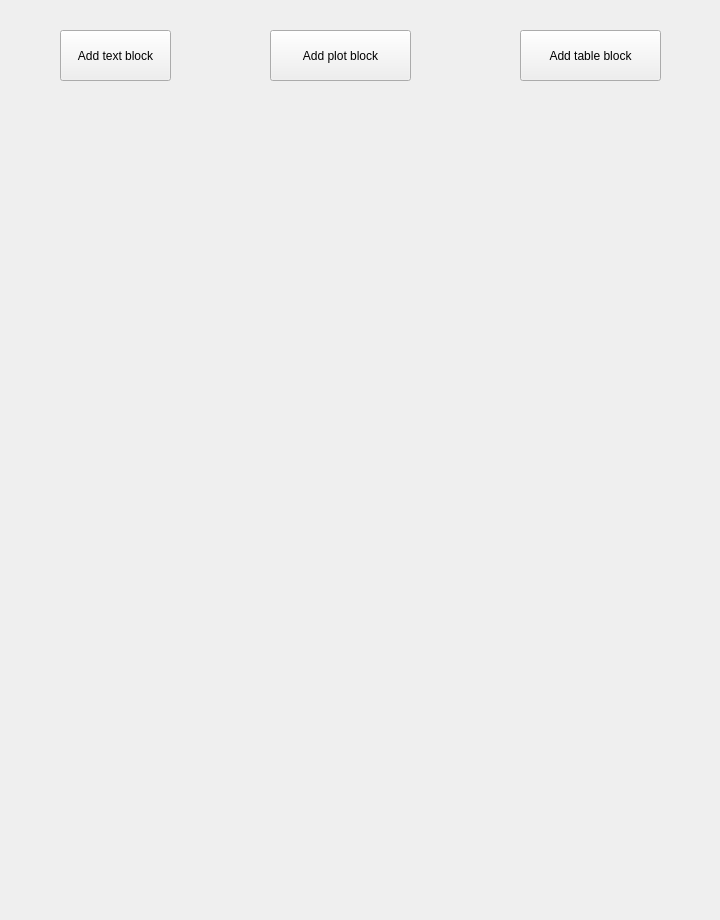
<?xml version="1.0" encoding="UTF-8"?>
<ui version="4.0">
 <class>ODF_Form</class>
 <widget class="QWidget" name="ODF_Form">
  <property name="geometry">
   <rect>
    <x>0</x>
    <y>0</y>
    <width>720</width>
    <height>920</height>
   </rect>
  </property>
  <property name="windowTitle">
   <string>Form</string>
  </property>
  <widget class="QWidget" name="verticalLayoutWidget">
   <property name="geometry">
    <rect>
     <x>-18</x>
     <y>130</y>
     <width>741</width>
     <height>791</height>
    </rect>
   </property>
   <layout class="QVBoxLayout" name="verticalLayout"/>
  </widget>
  <widget class="QPushButton" name="addtextBtn">
   <property name="geometry">
    <rect>
     <x>60</x>
     <y>30</y>
     <width>111</width>
     <height>51</height>
    </rect>
   </property>
   <property name="text">
    <string>Add text block</string>
   </property>
  </widget>
  <widget class="QPushButton" name="addplotBtn">
   <property name="geometry">
    <rect>
     <x>270</x>
     <y>30</y>
     <width>141</width>
     <height>51</height>
    </rect>
   </property>
   <property name="text">
    <string>Add plot block</string>
   </property>
  </widget>
  <widget class="QPushButton" name="addtableBtn">
   <property name="geometry">
    <rect>
     <x>520</x>
     <y>30</y>
     <width>141</width>
     <height>51</height>
    </rect>
   </property>
   <property name="text">
    <string>Add table block</string>
   </property>
  </widget>
 </widget>
 <resources/>
 <connections/>
</ui>
